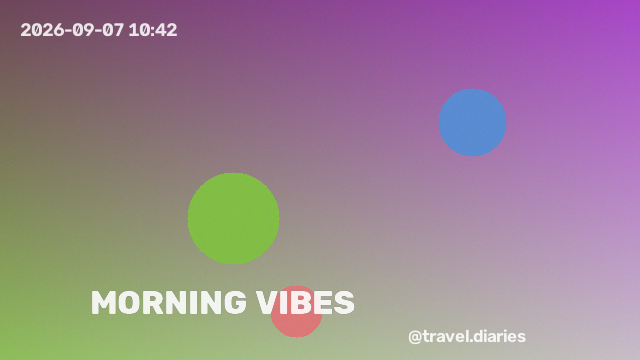
#> input picture runtime-worker/uploads/f5aab0279728/source.png, 640 x 360 px
$ python -i detect_video.py   (imports and definitions only)   (older library calls are emulated)
#> lines starting #> are read from the running program, lines starting #| are printed output that depends on the picture
#> further down, picture is the input picture: shape (360, 640, 3); mean B, G, R 145.8, 132.8, 155
### server/core/maskops.py
"""Mask utilities: every mask in this project is a uint8 array, 255 = remove."""
from __future__ import annotations

from typing import Iterable

import cv2
import numpy as np


def ensure_mask(mask: np.ndarray, shape=None) -> np.ndarray:
    m = np.asarray(mask)
    if m.ndim == 3:
        m = m.max(axis=2)
    m = m.astype(np.uint8)
    if shape is not None and m.shape[:2] != shape[:2]:
        m = cv2.resize(m, (shape[1], shape[0]), interpolation=cv2.INTER_NEAREST)
    _, m = cv2.threshold(m, 127, 255, cv2.THRESH_BINARY)
    return m


# [19 lines left out: functions dilate, erode, feather, not called in this run]


def cleanup(mask: np.ndarray, min_area: int = 40, max_area: Optional[int] = None) -> np.ndarray:
    mask = ensure_mask(mask)
    if not mask.any():
        return mask
    n, lab, stats, _ = cv2.connectedComponentsWithStats(mask, 8)
    out = np.zeros_like(mask)
    for i in range(1, n):
        a = int(stats[i, cv2.CC_STAT_AREA])
        if a < min_area:
            continue
        if max_area and a > max_area:
            continue
        out[lab == i] = 255
    return out


# [57 lines left out: functions keep_largest, bbox, boxes_from_mask, union, mask_from_boxes, to_png_bytes and 1 more, not called in this run]


def coverage(mask: np.ndarray) -> float:
    m = ensure_mask(mask)
    return float((m > 127).mean())


# [7 lines left out: function overlay_preview, not called in this run]

### server/core/detect_video.py
"""AUTO WATERMARK DETECTION FOR VIDEO - the part that makes it feel "AI magic".

A video gives us something a photo cannot: TIME. Two completely different
signals come out of the time axis, and between them they cover both kinds of
watermark that exist in the wild.

--------------------------------------------------------------------------
CASE A - FIXED watermark (corner logo, TV bug, timestamp, TikTok export)
--------------------------------------------------------------------------
The mark never moves, so it does NOT behave like the scene around it:

  * variance attenuation A: a constant layer laid over moving content FLATTENS
    the motion it covers, so the temporal variance inside the mark is far lower
    than the variance of its surroundings;
  * edge persistence P:     the logo outline sits on the exact same pixels in
    ~100% of frames, while scene edges come and go.

      static_score = 0.55 * A_norm + 0.45 * P_norm

  These two are then verified with a CONTRAST test (how much stronger the
  signal is inside the candidate than outside) - that is what separates a real
  overlay from an ordinary flat region such as the inside of a moving object.

--------------------------------------------------------------------------
CASE B - MOVING / FLOATING mark (Sora, Veo, Kling, animated CapCut badge)
--------------------------------------------------------------------------
The mark is somewhere else in every frame, so for any pixel it is present only
in a few frames and ABSENT in most:

      clean plate  = median over time of that pixel   (== background, no mark)
      residual r   = |frame - clean plate|

Where the mark passes, r is an OUTLIER relative to that pixel's own history. So
instead of a fixed threshold (which a busy scene destroys) we use an adaptive
per-pixel robust z-score:

      z = (r - median_t r) / (1.4826 * MAD_t r)

A moving mark produces big sporadic z; a fixed mark produces z ≈ 0 because it
is constant. That single statistic both finds the mark and tells the two cases
apart - and the very same z-map is reused by the removal stage.
"""
from __future__ import annotations

from typing import Sequence

import cv2
import numpy as np

from .maskops import cleanup, dilate, ensure_mask
from .types import Detection

KERNEL = cv2.getStructuringElement(cv2.MORPH_ELLIPSE, (5, 5))


def _gray(f: np.ndarray) -> np.ndarray:
    return cv2.cvtColor(f, cv2.COLOR_BGR2GRAY) if f.ndim == 3 else f


def stack_gray(frames: Sequence[np.ndarray], width: int = 640) -> np.ndarray:
    """Bring a sampled frame list to a common (small) size -> (T, H, W) float32."""
#> called with width = 640
    g0 = _gray(frames[0])
#> g0 = 640 rows, first 8: [89, 68, 108], [90, 70, 111], [91, 69, 110], [90, 72, 107], [89, 69, 107], [91, 69, 109], [92, 70, 111], [88, 71, 110]
    h, w = g0.shape[:2]
#> h = 640; w = 3
    if w > width:
        s = width / float(w)
        h, w = int(round(h * s)), width
    out = np.empty((len(frames), h, w), np.float32)
#> out: shape (360, 640, 3) float32; every value is 0
    for i, f in enumerate(frames):
        g = _gray(f)
        if g.shape[:2] != (h, w):
            g = cv2.resize(g, (w, h), interpolation=cv2.INTER_AREA)
        out[i] = g.astype(np.float32)
    return out


def _norm(x: np.ndarray, p: float = 99.0) -> np.ndarray:
    return np.clip(x / (np.percentile(x, p) + 1e-6), 0, 1)


def temporal_signals(stack: np.ndarray) -> dict:
    """Every map the detector needs. stack: (T,H,W) float32 gray."""
    med = np.median(stack, axis=0)                     # clean plate (moving marks vanish)
#> med = 640 rows, first 8: [89, 129.5, 126], [90, 130, 126], [90, 129.5, 126], [90, 130, 126], [90, 130, 126], [90, 129.5, 126], [91, 129.5, 126], [91, 130, 126.5]
    dev = np.abs(stack - med[None])
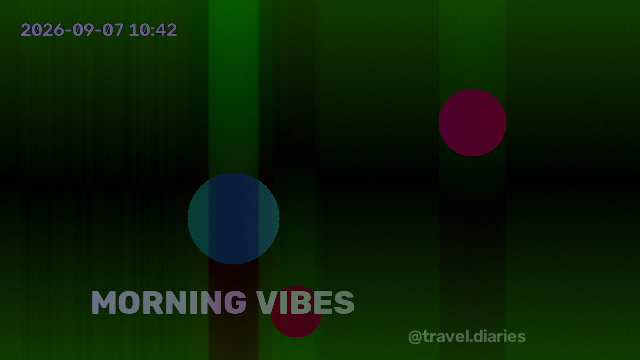
#> dev: shape (360, 640, 3) float32; mean B, G, R 6.1, 32.1, 11.7
    D = np.median(dev, axis=0)                         # robust "always different" map
#> D = 640 rows, first 8: [1, 29.5, 8], [1, 30, 8], [1, 30, 8], [1, 30, 8], [1, 30.5, 8], [1, 30.5, 8], [1, 30.5, 8], [1, 31, 8.5]
    S = stack.std(axis=0)                              # temporal variance
#> S = 640 rows, first 8: [1.51, 34.6, 9.44], [1.54, 34.58, 9.51], [1.55, 34.56, 9.4], [1.5, 34.67, 9.31], [1.59, 34.76, 9.46], [1.55, 34.73, 9.48], [1.49, 34.64, 9.44], [1.47, 34.62, 9.34]
    Sblur = cv2.blur(S, (25, 25))
#> Sblur = 640 rows, first 8: [19.33, 20.66, 19.65], [19.33, 20.66, 19.65], [19.33, 20.65, 19.65], [19.33, 20.66, 19.65], [19.33, 20.66, 19.65], [19.33, 20.66, 19.65], [19.34, 20.66, 19.65], [19.33, 20.66, 19.65]
    A = np.clip((Sblur - S) / (Sblur + 1e-6), 0, 1)    # variance attenuation
#> A = 640 rows, first 8: [0.922, 0, 0.52], [0.92, 0, 0.516], [0.92, 0, 0.521], [0.923, 0, 0.526], [0.918, 0, 0.519], [0.92, 0, 0.518], [0.923, 0, 0.52], [0.924, 0, 0.525]

    P = np.zeros(stack.shape[1:], np.float32)          # edge persistence
    for i in range(stack.shape[0]):
        e = cv2.Laplacian(stack[i], cv2.CV_32F, ksize=3)
        P += (np.abs(e) > 12).astype(np.float32)
#> after the loop, P = 640 rows, first 8: [353, 346, 350], [345, 350, 344], [349, 347, 347], [345, 346, 347], [355, 349, 343], [350, 349, 349], [352, 348, 346], [347, 350, 346]
    P /= float(stack.shape[0])
#> P = 640 rows, first 8: [0.981, 0.961, 0.972], [0.958, 0.972, 0.956], [0.969, 0.964, 0.964], [0.958, 0.961, 0.964], [0.986, 0.969, 0.953], [0.972, 0.969, 0.969], [0.978, 0.967, 0.961], [0.964, 0.972, 0.961]

    # adaptive outlier score of the residual (the MOVING-mark signal)
    med_r = np.median(dev, axis=0)
#> med_r has the same summary as D
    mad_r = np.median(np.abs(dev - med_r[None]), axis=0) * 1.4826 + 2.0
#> mad_r = 640 rows, first 8: [3.48, 24.24, 7.93], [3.48, 24.24, 7.93], [3.48, 23.5, 7.93], [3.48, 24.24, 7.93], [3.48, 23.5, 7.93], [3.48, 24.24, 7.93], [3.48, 24.24, 7.93], [3.48, 24.24, 7.93]
    z = (dev - med_r[None]) / mad_r[None]
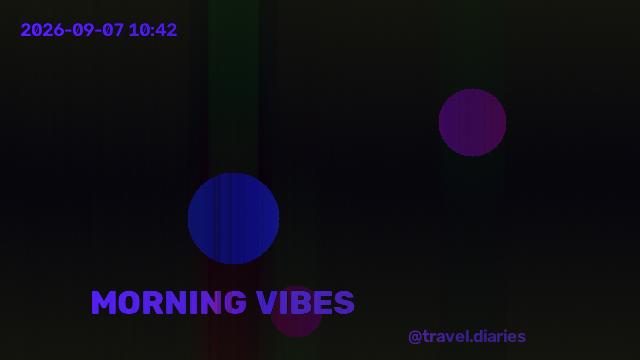
#> z: shape (360, 640, 3) float32; mean B, G, R 1.4, 0.1, 0.4; drawn with min black and max white

    return {"median": med, "D": D, "S": S, "A": A, "P": P,
            "z": z, "zp90": np.percentile(z, 90, axis=0)}


def _threshold_mask(score: np.ndarray, q: float, shape,
                    min_ratio: float, max_ratio: float) -> np.ndarray:
    """Top-q% of the score map -> cleaned binary mask."""
    thr = np.percentile(score, q)
    m = ((score >= thr) * 255).astype(np.uint8)
    m = cv2.morphologyEx(m, cv2.MORPH_OPEN, KERNEL, 1)
    m = cv2.morphologyEx(m, cv2.MORPH_CLOSE,
                         cv2.getStructuringElement(cv2.MORPH_ELLIPSE, (11, 11)), 2)
    h, w = shape
    return cleanup(m, min_area=int(min_ratio * h * w), max_area=int(max_ratio * h * w))


def grow_from_seeds(score: np.ndarray, q_seed: float, q_grow: float, shape,
                    min_ratio: float, max_ratio: float) -> np.ndarray:
    """Seed at a strict threshold, then keep whole blobs down to a looser one.

    Detection almost always finds the *core* of a watermark first; its fainter
    parts (antialiased edges, the low-contrast half of a logo) sit a little
    below the threshold. Growing from the core recovers them.
    """
    core = _threshold_mask(score, q_seed, shape, min_ratio, max_ratio)
    if not core.any():
        return core
    cand = ((score >= np.percentile(score, q_grow)) * 255).astype(np.uint8)
    cand = cv2.morphologyEx(cand, cv2.MORPH_OPEN, KERNEL, 1)
    n, lab, stats, _ = cv2.connectedComponentsWithStats(cand, 8)
    out = np.zeros(shape, np.uint8)
    for i in range(1, n):
        comp = lab == i
        if (comp & (core > 127)).sum() >= max(3, 0.02 * int(comp.sum())):
            out[comp] = 255
    h, w = shape
    return cleanup(out, min_area=int(min_ratio * h * w), max_area=int(max_ratio * h * w))


def detect_watermark_video(frames: Sequence[np.ndarray], target_shape=None,
                           min_ratio: float = 0.0004, max_ratio: float = 0.12) -> Detection:
    if len(frames) < 4:
        return Detection(mask=np.zeros(_gray(frames[0]).shape, np.uint8), score=0.0,
                         method="not-enough-frames", notes="need >= 4 sampled frames")

    stack = stack_gray(frames, width=640)
    sig = temporal_signals(stack)
#> sig = 7 items
    An = _norm(sig["A"], 99)
#> An = 640 rows, first 8: [0.992, 0, 0.559], [0.991, 0, 0.555], [0.99, 0, 0.561], [0.993, 0, 0.566], [0.988, 0, 0.558], [0.99, 0, 0.557], [0.994, 0, 0.56], [0.994, 0, 0.565]
    Pn = _norm(sig["P"], 99)
#> Pn has the same summary as P in temporal_signals
    zp = sig["zp90"]
#> zp = 640 rows, first 8: [0.574, 1.03, 0.883], [0.574, 0.99, 0.883], [0.287, 1, 0.757], [0.287, 0.949, 0.883], [0.574, 1, 0.883], [0.574, 0.99, 0.883], [0.574, 0.949, 0.883], [0.316, 0.949, 0.757]
    Z = _norm(cv2.blur(np.clip(zp, 0, None), (5, 5)), 99.5)
#> Z = 640 rows, first 8: [0.103, 0.107, 0.0937], [0.104, 0.107, 0.0938], [0.104, 0.107, 0.0939], [0.103, 0.107, 0.0935], [0.103, 0.106, 0.0931], [0.103, 0.105, 0.0929], [0.103, 0.106, 0.0933], [0.104, 0.107, 0.0937]

    static_score = 0.55 * An + 0.45 * Pn
#> static_score = 640 rows, first 8: [0.987, 0.432, 0.745], [0.976, 0.437, 0.735], [0.981, 0.434, 0.742], [0.977, 0.432, 0.745], [0.987, 0.436, 0.736], [0.982, 0.436, 0.743], [0.987, 0.435, 0.74], [0.981, 0.437, 0.743]
    moving_score = Z * (0.5 + 0.5 * (1.0 - Pn))
#> moving_score = 640 rows, first 8: [0.0525, 0.0557, 0.0482], [0.054, 0.055, 0.049], [0.0535, 0.0556, 0.0487], [0.0539, 0.0554, 0.0484], [0.0522, 0.0546, 0.0488], [0.0528, 0.0543, 0.0479], [0.0527, 0.0548, 0.0485], [0.0536, 0.0548, 0.0487]

    s_mask = _threshold_mask(static_score, 96.0, stack.shape[1:], min_ratio, max_ratio)
#> in _threshold_mask, `thr = np.percentile(score, q)`: thr = 0.987
#> in _threshold_mask, `m = ((score >= thr) * 255).astype(np.uint8)`: m = 640 rows, first 8: [0, 0, 0], [0, 0, 0], [0, 0, 0], [0, 0, 0], [0, 0, 0], [0, 0, 0], [0, 0, 0], [0, 0, 0]
#> in cleanup, `mask = ensure_mask(mask)`: mask has the same summary as m in _threshold_mask
#> s_mask has the same summary as m in _threshold_mask
    m_mask = grow_from_seeds(moving_score, 98.0, 94.0, stack.shape[1:], min_ratio, max_ratio)
#> in grow_from_seeds, `core = _threshold_mask(score, q_seed, shape, min_ratio, max_ratio)`: core has the same summary as m in _threshold_mask
#> m_mask has the same summary as m in _threshold_mask

    # ---- evaluate the "fixed overlay" hypothesis -------------------------
    static_ok, s_conf, s_notes = False, 0.0, ""
    if s_mask.any():
        inside = s_mask > 127
        p_in, p_out = float(Pn[inside].mean()), float(Pn[~inside].mean())
        a_in, a_out = float(An[inside].mean()), float(An[~inside].mean())
        c_p = p_in / (p_out + 0.05)
        c_a = a_in / (a_out + 0.05)
        # a FIXED overlay is constant -> it is never an outlier (z ~ 0)
        static_ok = p_in > 0.40 and c_p > 2.0 and a_in > 0.30 and float(zp[inside].mean()) < 2.0
        s_conf = float(np.clip(0.45 * min(c_p / 4.0, 1.0) + 0.30 * min(c_a / 8.0, 1.0)
                               + 0.25 * p_in, 0, 1))
        s_notes = (f"edge-persistence inside={p_in:.2f} vs outside={p_out:.2f} "
                   f"(x{c_p:.1f}), variance-attenuation x{c_a:.1f}")

    # ---- evaluate the "moving mark" hypothesis ---------------------------
    moving_ok, m_conf, m_notes = False, 0.0, ""
    if m_mask.any():
        inside = m_mask > 127
        z_in = float(zp[inside].mean())
        z_out = float(zp[~inside].mean())
        # a MOVING mark is a real shape seen again and again as it drifts, so its
        # edges persist (p_in > 0.25) even though its pixels are outliers.
        moving_ok = (z_in > 3.0 and z_in > z_out * 2.0
                     and float(Pn[inside].mean()) > 0.25)
        m_conf = float(np.clip(0.6 * min(z_in / 8.0, 1.0) +
                               0.4 * min(z_in / (z_out * 4.0 + 1e-6), 1.0), 0, 1))
        m_notes = f"outlier z inside={z_in:.2f} vs outside={z_out:.2f}"

    # ---- decide -----------------------------------------------------------
    if static_ok and (not moving_ok or s_conf >= m_conf):
        mask, kind, conf, notes = s_mask, "static", s_conf, s_notes
        method = "variance-attenuation+edge-persistence"
    elif moving_ok:
        mask, kind, conf, notes = m_mask, "moving", m_conf, m_notes
        method = "temporal-outlier (clean plate)"
    elif s_mask.any():
        mask, kind, conf, notes = s_mask, "static", s_conf * 0.6, s_notes + " (weak)"
        method = "variance-attenuation+edge-persistence"
    else:
        return Detection(mask=np.zeros(stack.shape[1:], np.uint8), score=0.0,
                         method="temporal", notes="no consistent overlay found")

    if target_shape is not None and mask.shape[:2] != target_shape[:2]:
        mask = cv2.resize(mask, (target_shape[1], target_shape[0]), interpolation=cv2.INTER_NEAREST)

    return Detection(mask=ensure_mask(mask), boxes=_boxes(ensure_mask(mask)),
                     score=round(float(conf), 3), method=method, kind=kind, notes=notes)


def _boxes(mask: np.ndarray) -> list[list[int]]:
    from .maskops import boxes_from_mask

    return boxes_from_mask(mask)


def per_frame_moving_mask(frame_gray: np.ndarray, clean_plate: np.ndarray,
                          thresh: float = 12.0) -> np.ndarray:
    """Where is the (moving) mark in THIS frame? -> |frame - clean plate|."""
    d = cv2.absdiff(frame_gray.astype(np.float32), clean_plate.astype(np.float32))
    d = cv2.blur(d, (3, 3))
    m = (d > thresh).astype(np.uint8) * 255
    m = cv2.morphologyEx(m, cv2.MORPH_CLOSE, KERNEL, 1)
    m = cv2.morphologyEx(m, cv2.MORPH_OPEN, KERNEL, 1)
    return dilate(m, 1)


def adaptive_alpha(diff_map: np.ndarray, med_d: np.ndarray, mad_d: np.ndarray,
                   k: float = 4.0) -> np.ndarray:
    """Robust per-pixel z-score -> 0..1 'this pixel is the mark' alpha.

    This is what makes the clean-plate stage safe on busy footage: a pixel is
    only replaced when its residual is an OUTLIER for that pixel's own history,
    not merely because the scene moved.
    """
    z = (diff_map - med_d) / (1.4826 * mad_d + 2.0)
    return np.clip((z - k) / (k * 0.8), 0, 1).astype(np.float32)

>>> import cv2
>>> picture = cv2.imread('../../runtime-worker/uploads/f5aab0279728/source.png')
>>> result = detect_watermark_video(picture)
